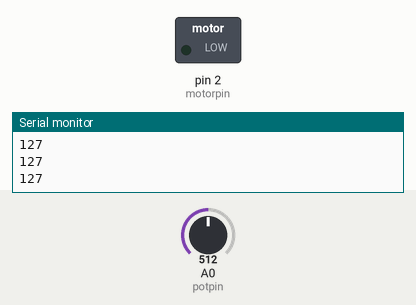
Recording of a sketch running on a simulated Arduino Uno, built with avr-gcc and run on an emulated ATmega328P. Shown: switched loads named in the sketch (green lamp = pin HIGH), the last lines printed to the serial monitor. The inputs (shaded band) are chosen by the test bench; at power-on: A0 (potpin) = 512.

Above: at 1.2 s.
1.3 s: A0 (potpin) set to 529
At 2.0 s:
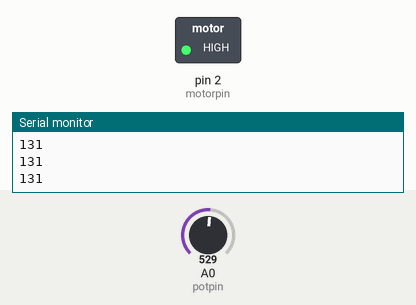
2.8 s: A0 (potpin) set to 511
At 3.3 s:
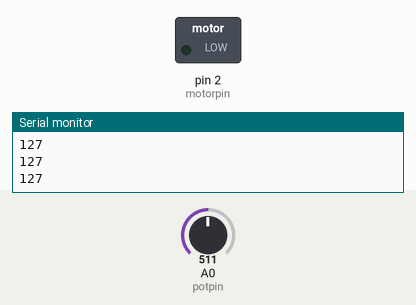
4.3 s: A0 (potpin) set to 716
At 5.5 s:
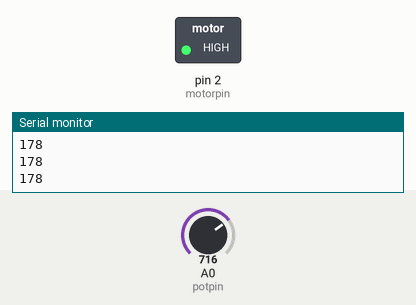
Timing chart, 0 to 7.3 s (numbered marks = the images above; inputs shaded):
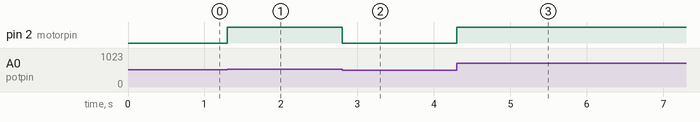

The sketch:

Motor2.ino
```cpp
const int motorpin = 2;
const int potpin = A0;
int pot;
int speed;

void setup() {
  // put your setup code here, to run once:
  Serial.begin(9600);
}

void loop() {
  // put your main code here, to run repeatedly:
  pot = analogRead(potpin);
  speed = map(pot,0,1023,0,255);
  analogWrite(motorpin,speed);
  Serial.println(speed);
}
```

Measured:
- the behaviour switches between 513 and 514 on A0 (potpin) (found by bisection; images 0 and 1)
- after the input at 1.3 s, pin 2 (motorpin): LOW → HIGH at once
- after the input at 2.8 s, pin 2 (motorpin): HIGH → LOW at once
- after the input at 4.3 s, pin 2 (motorpin): LOW → HIGH at once
